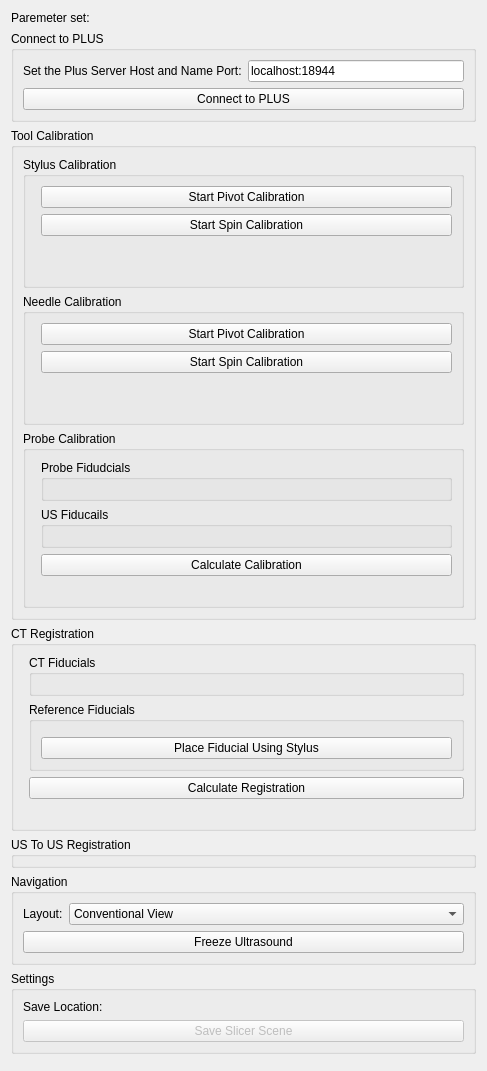
<?xml version="1.0" encoding="UTF-8"?>
<ui version="4.0">
 <class>AbdominalBiopsyNavigation</class>
 <widget class="qMRMLWidget" name="AbdominalBiopsyNavigation">
  <property name="geometry">
   <rect>
    <x>0</x>
    <y>0</y>
    <width>487</width>
    <height>899</height>
   </rect>
  </property>
  <layout class="QFormLayout" name="formLayout">
   <item row="0" column="0">
    <widget class="QLabel" name="parameterSetLabel">
     <property name="text">
      <string>Paremeter set: </string>
     </property>
    </widget>
   </item>
   <item row="0" column="1">
    <widget class="qMRMLNodeComboBox" name="parameterNodeSelector">
     <property name="toolTip">
      <string>Pick node to store parameter set</string>
     </property>
     <property name="nodeTypes">
      <stringlist>
       <string>vtkMRMLScriptedModuleNode</string>
      </stringlist>
     </property>
     <property name="showHidden">
      <bool>true</bool>
     </property>
     <property name="baseName">
      <string>AbdominalBiopsyNavigation</string>
     </property>
     <property name="renameEnabled">
      <bool>true</bool>
     </property>
    </widget>
   </item>
   <item row="2" column="0" colspan="2">
    <widget class="ctkCollapsibleGroupBox" name="ToolCalibrationBox">
     <property name="title">
      <string>Tool Calibration</string>
     </property>
     <property name="collapsed">
      <bool>true</bool>
     </property>
     <layout class="QFormLayout" name="formLayout_2">
      <item row="0" column="0" colspan="2">
       <widget class="ctkCollapsibleGroupBox" name="StylusCalibrationBox">
        <property name="title">
         <string>Stylus Calibration</string>
        </property>
        <property name="collapsed">
         <bool>true</bool>
        </property>
        <layout class="QFormLayout" name="formLayout_4">
         <item row="1" column="1">
          <widget class="QPushButton" name="stylusSpinCalibrationButton">
           <property name="text">
            <string>Start Spin Calibration</string>
           </property>
          </widget>
         </item>
         <item row="0" column="1">
          <widget class="QPushButton" name="stylusPivotCalibrationButton">
           <property name="text">
            <string>Start Pivot Calibration</string>
           </property>
          </widget>
         </item>
         <item row="4" column="1">
          <widget class="QLabel" name="stylusCalibrationErrorLabel">
           <property name="text">
            <string/>
           </property>
           <property name="alignment">
            <set>Qt::AlignCenter</set>
           </property>
          </widget>
         </item>
         <item row="3" column="1">
          <widget class="QLabel" name="stylusCalibrationCountdownLabel">
           <property name="text">
            <string/>
           </property>
           <property name="alignment">
            <set>Qt::AlignCenter</set>
           </property>
          </widget>
         </item>
        </layout>
       </widget>
      </item>
      <item row="1" column="0" colspan="2">
       <widget class="ctkCollapsibleGroupBox" name="NeedleCalibrationBox">
        <property name="title">
         <string>Needle Calibration</string>
        </property>
        <property name="collapsed">
         <bool>true</bool>
        </property>
        <layout class="QFormLayout" name="formLayout_5">
         <item row="1" column="1">
          <widget class="QPushButton" name="needleSpinCalibrationButton">
           <property name="text">
            <string>Start Spin Calibration</string>
           </property>
          </widget>
         </item>
         <item row="0" column="1">
          <widget class="QPushButton" name="needlePivotCalibrationButton">
           <property name="text">
            <string>Start Pivot Calibration</string>
           </property>
          </widget>
         </item>
         <item row="3" column="0" colspan="2">
          <widget class="QLabel" name="needleCalibrationErrorLabel">
           <property name="enabled">
            <bool>false</bool>
           </property>
           <property name="text">
            <string/>
           </property>
           <property name="alignment">
            <set>Qt::AlignCenter</set>
           </property>
          </widget>
         </item>
         <item row="2" column="0" colspan="2">
          <widget class="QLabel" name="needleCalibrationCountdownLabel">
           <property name="enabled">
            <bool>false</bool>
           </property>
           <property name="text">
            <string/>
           </property>
           <property name="alignment">
            <set>Qt::AlignCenter</set>
           </property>
          </widget>
         </item>
        </layout>
       </widget>
      </item>
      <item row="2" column="0" colspan="2">
       <widget class="ctkCollapsibleGroupBox" name="ProbeCalibrationBox">
        <property name="title">
         <string>Probe Calibration</string>
        </property>
        <property name="collapsed">
         <bool>false</bool>
        </property>
        <layout class="QFormLayout" name="formLayout_6">
         <item row="2" column="1">
          <widget class="QPushButton" name="USCalibrationButton">
           <property name="text">
            <string>Calculate Calibration</string>
           </property>
          </widget>
         </item>
         <item row="3" column="1">
          <widget class="QLabel" name="USCalibrationErrorLabel">
           <property name="text">
            <string/>
           </property>
           <property name="alignment">
            <set>Qt::AlignCenter</set>
           </property>
          </widget>
         </item>
         <item row="1" column="1">
          <widget class="ctkCollapsibleGroupBox" name="USFiducialsBox">
           <property name="title">
            <string>US Fiducails</string>
           </property>
           <property name="collapsed">
            <bool>true</bool>
           </property>
           <layout class="QFormLayout" name="formLayout_8">
            <item row="0" column="0" colspan="2">
             <widget class="qSlicerSimpleMarkupsWidget" name="toProbeToUSFiducialWidget">
              <property name="nodeSelectorVisible">
               <bool>false</bool>
              </property>
             </widget>
            </item>
           </layout>
          </widget>
         </item>
         <item row="0" column="1">
          <widget class="ctkCollapsibleGroupBox" name="ProbeFiducialsBox">
           <property name="title">
            <string>Probe Fidudcials</string>
           </property>
           <property name="collapsed">
            <bool>true</bool>
           </property>
           <layout class="QFormLayout" name="formLayout_7">
            <item row="0" column="0" colspan="2">
             <widget class="qSlicerSimpleMarkupsWidget" name="fromProbeToUSFiducialWidget">
              <property name="nodeSelectorVisible">
               <bool>false</bool>
              </property>
             </widget>
            </item>
           </layout>
          </widget>
         </item>
        </layout>
       </widget>
      </item>
     </layout>
    </widget>
   </item>
   <item row="3" column="0" colspan="2">
    <widget class="ctkCollapsibleGroupBox" name="CTRegistrationBox">
     <property name="title">
      <string>CT Registration</string>
     </property>
     <property name="collapsed">
      <bool>false</bool>
     </property>
     <layout class="QFormLayout" name="formLayout_9">
      <item row="0" column="1">
       <widget class="ctkCollapsibleGroupBox" name="CTFiducialBox">
        <property name="title">
         <string>CT Fiducials</string>
        </property>
        <layout class="QFormLayout" name="formLayout_10">
         <item row="0" column="0" colspan="2">
          <widget class="qSlicerSimpleMarkupsWidget" name="fromCTToReferenceFiducialWidget">
           <property name="enterPlaceModeOnNodeChange">
            <bool>true</bool>
           </property>
           <property name="jumpToSliceEnabled">
            <bool>false</bool>
           </property>
           <property name="nodeSelectorVisible">
            <bool>true</bool>
           </property>
           <property name="optionsVisible">
            <bool>true</bool>
           </property>
           <property name="defaultNodeColor">
            <color>
             <red>85</red>
             <green>255</green>
             <blue>0</blue>
            </color>
           </property>
          </widget>
         </item>
        </layout>
       </widget>
      </item>
      <item row="2" column="1">
       <widget class="QPushButton" name="initialCTRegistrationButton">
        <property name="text">
         <string>Calculate Registration</string>
        </property>
       </widget>
      </item>
      <item row="3" column="1">
       <widget class="QLabel" name="initialCTRegistrationErrorLabel">
        <property name="text">
         <string/>
        </property>
        <property name="alignment">
         <set>Qt::AlignCenter</set>
        </property>
       </widget>
      </item>
      <item row="1" column="1">
       <widget class="ctkCollapsibleGroupBox" name="ReferenceFiducialBox">
        <property name="title">
         <string>Reference Fiducials</string>
        </property>
        <layout class="QFormLayout" name="formLayout_11">
         <item row="0" column="0" colspan="2">
          <widget class="qSlicerSimpleMarkupsWidget" name="toCTToReferenceFiducialWidget">
           <property name="nodeSelectorVisible">
            <bool>true</bool>
           </property>
           <property name="defaultNodeColor">
            <color>
             <red>255</red>
             <green>170</green>
             <blue>0</blue>
            </color>
           </property>
          </widget>
         </item>
         <item row="1" column="0" colspan="2">
          <widget class="QPushButton" name="placeToCTToReferenceFiducialButton">
           <property name="text">
            <string>Place Fiducial Using Stylus</string>
           </property>
          </widget>
         </item>
        </layout>
       </widget>
      </item>
     </layout>
    </widget>
   </item>
   <item row="4" column="0" colspan="2">
    <widget class="ctkCollapsibleGroupBox" name="USToUSCalibrationBox">
     <property name="title">
      <string>US To US Registration</string>
     </property>
     <property name="collapsed">
      <bool>true</bool>
     </property>
    </widget>
   </item>
   <item row="6" column="0" colspan="2">
    <widget class="ctkCollapsibleGroupBox" name="SettingsBox">
     <property name="title">
      <string>Settings</string>
     </property>
     <property name="collapsed">
      <bool>true</bool>
     </property>
     <layout class="QFormLayout" name="formLayout_13">
      <item row="0" column="0">
       <widget class="QLabel" name="label_2">
        <property name="sizePolicy">
         <sizepolicy hsizetype="Preferred" vsizetype="MinimumExpanding">
          <horstretch>0</horstretch>
          <verstretch>0</verstretch>
         </sizepolicy>
        </property>
        <property name="cursor">
         <cursorShape>UpArrowCursor</cursorShape>
        </property>
        <property name="text">
         <string>Save Location:</string>
        </property>
       </widget>
      </item>
      <item row="0" column="1">
       <widget class="ctkPathLineEdit" name="PathLineEdit"/>
      </item>
      <item row="1" column="0" colspan="2">
       <widget class="QPushButton" name="saveButton">
        <property name="enabled">
         <bool>false</bool>
        </property>
        <property name="text">
         <string>Save Slicer Scene</string>
        </property>
       </widget>
      </item>
     </layout>
    </widget>
   </item>
   <item row="7" column="0">
    <spacer name="verticalSpacer">
     <property name="orientation">
      <enum>Qt::Vertical</enum>
     </property>
     <property name="sizeHint" stdset="0">
      <size>
       <width>20</width>
       <height>40</height>
      </size>
     </property>
    </spacer>
   </item>
   <item row="1" column="0" colspan="2">
    <widget class="ctkCollapsibleGroupBox" name="ConnectPLUSBox">
     <property name="title">
      <string>Connect to PLUS</string>
     </property>
     <property name="collapsed">
      <bool>true</bool>
     </property>
     <layout class="QFormLayout" name="formLayout_3">
      <item row="0" column="1">
       <widget class="QLineEdit" name="plusHostandPort">
        <property name="text">
         <string>localhost:18944</string>
        </property>
       </widget>
      </item>
      <item row="0" column="0">
       <widget class="QLabel" name="label_3">
        <property name="text">
         <string>Set the Plus Server Host and Name Port:</string>
        </property>
       </widget>
      </item>
      <item row="1" column="0" colspan="2">
       <widget class="QPushButton" name="connectPLUSButton">
        <property name="text">
         <string>Connect to PLUS</string>
        </property>
       </widget>
      </item>
     </layout>
    </widget>
   </item>
   <item row="5" column="0" colspan="2">
    <widget class="ctkCollapsibleGroupBox" name="NavigationBox">
     <property name="title">
      <string>Navigation</string>
     </property>
     <property name="collapsed">
      <bool>true</bool>
     </property>
     <layout class="QFormLayout" name="formLayout_12">
      <item row="0" column="1">
       <widget class="QComboBox" name="layoutComboBox">
        <item>
         <property name="text">
          <string>Conventional View</string>
         </property>
        </item>
        <item>
         <property name="text">
          <string>Red Slice View</string>
         </property>
        </item>
        <item>
         <property name="text">
          <string>RGBO3D View</string>
         </property>
        </item>
       </widget>
      </item>
      <item row="0" column="0">
       <widget class="QLabel" name="label">
        <property name="text">
         <string>Layout:</string>
        </property>
       </widget>
      </item>
      <item row="1" column="0" colspan="2">
       <widget class="QPushButton" name="freezeUltrasoundButton">
        <property name="text">
         <string>Freeze Ultrasound</string>
        </property>
       </widget>
      </item>
     </layout>
    </widget>
   </item>
  </layout>
 </widget>
 <customwidgets>
  <customwidget>
   <class>ctkCollapsibleGroupBox</class>
   <extends>QGroupBox</extends>
   <header>ctkCollapsibleGroupBox.h</header>
   <container>1</container>
  </customwidget>
  <customwidget>
   <class>ctkPathLineEdit</class>
   <extends>QWidget</extends>
   <header>ctkPathLineEdit.h</header>
  </customwidget>
  <customwidget>
   <class>qMRMLNodeComboBox</class>
   <extends>QWidget</extends>
   <header>qMRMLNodeComboBox.h</header>
  </customwidget>
  <customwidget>
   <class>qMRMLWidget</class>
   <extends>QWidget</extends>
   <header>qMRMLWidget.h</header>
   <container>1</container>
  </customwidget>
  <customwidget>
   <class>qSlicerWidget</class>
   <extends>QWidget</extends>
   <header>qSlicerWidget.h</header>
   <container>1</container>
  </customwidget>
  <customwidget>
   <class>qSlicerSimpleMarkupsWidget</class>
   <extends>qSlicerWidget</extends>
   <header>qSlicerSimpleMarkupsWidget.h</header>
  </customwidget>
 </customwidgets>
 <resources/>
 <connections>
  <connection>
   <sender>AbdominalBiopsyNavigation</sender>
   <signal>mrmlSceneChanged(vtkMRMLScene*)</signal>
   <receiver>parameterNodeSelector</receiver>
   <slot>setMRMLScene(vtkMRMLScene*)</slot>
   <hints>
    <hint type="sourcelabel">
     <x>28</x>
     <y>267</y>
    </hint>
    <hint type="destinationlabel">
     <x>192</x>
     <y>18</y>
    </hint>
   </hints>
  </connection>
  <connection>
   <sender>AbdominalBiopsyNavigation</sender>
   <signal>mrmlSceneChanged(vtkMRMLScene*)</signal>
   <receiver>fromCTToReferenceFiducialWidget</receiver>
   <slot>setMRMLScene(vtkMRMLScene*)</slot>
   <hints>
    <hint type="sourcelabel">
     <x>243</x>
     <y>449</y>
    </hint>
    <hint type="destinationlabel">
     <x>246</x>
     <y>244</y>
    </hint>
   </hints>
  </connection>
  <connection>
   <sender>AbdominalBiopsyNavigation</sender>
   <signal>mrmlSceneChanged(vtkMRMLScene*)</signal>
   <receiver>toCTToReferenceFiducialWidget</receiver>
   <slot>setMRMLScene(vtkMRMLScene*)</slot>
   <hints>
    <hint type="sourcelabel">
     <x>243</x>
     <y>449</y>
    </hint>
    <hint type="destinationlabel">
     <x>246</x>
     <y>491</y>
    </hint>
   </hints>
  </connection>
  <connection>
   <sender>AbdominalBiopsyNavigation</sender>
   <signal>mrmlSceneChanged(vtkMRMLScene*)</signal>
   <receiver>fromProbeToUSFiducialWidget</receiver>
   <slot>setMRMLScene(vtkMRMLScene*)</slot>
   <hints>
    <hint type="sourcelabel">
     <x>243</x>
     <y>449</y>
    </hint>
    <hint type="destinationlabel">
     <x>246</x>
     <y>120</y>
    </hint>
   </hints>
  </connection>
  <connection>
   <sender>AbdominalBiopsyNavigation</sender>
   <signal>mrmlSceneChanged(vtkMRMLScene*)</signal>
   <receiver>toProbeToUSFiducialWidget</receiver>
   <slot>setMRMLScene(vtkMRMLScene*)</slot>
   <hints>
    <hint type="sourcelabel">
     <x>243</x>
     <y>449</y>
    </hint>
    <hint type="destinationlabel">
     <x>246</x>
     <y>117</y>
    </hint>
   </hints>
  </connection>
  <connection>
   <sender>ConnectPLUSBox</sender>
   <signal>toggled(bool)</signal>
   <receiver>ToolCalibrationBox</receiver>
   <slot>setChecked(bool)</slot>
   <hints>
    <hint type="sourcelabel">
     <x>243</x>
     <y>48</y>
    </hint>
    <hint type="destinationlabel">
     <x>243</x>
     <y>81</y>
    </hint>
   </hints>
  </connection>
 </connections>
</ui>
